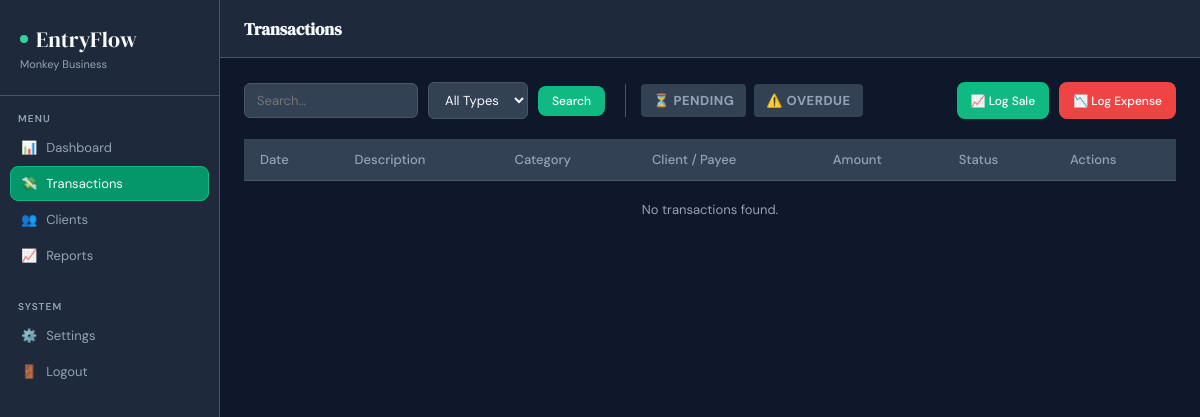
Before: /transactions.php (signed in) with the older database file.
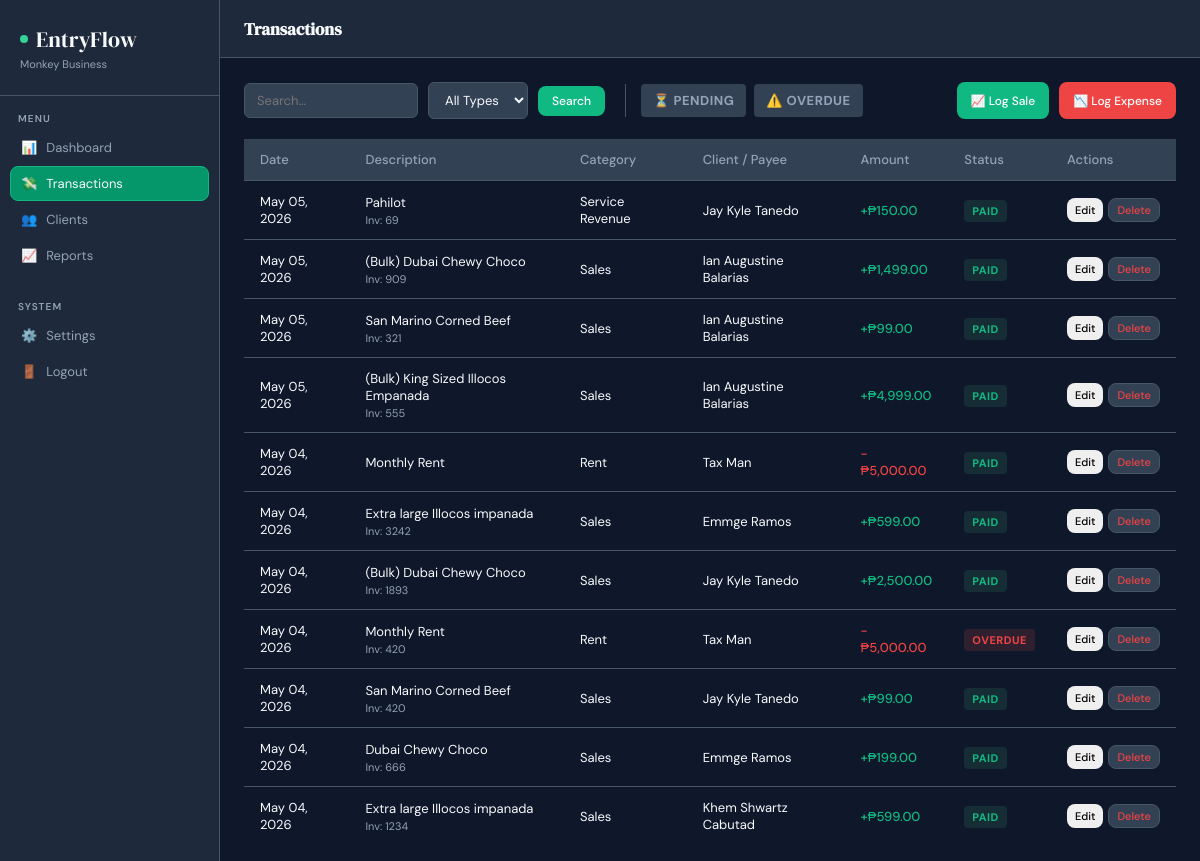
After: the same page with the newer database file.
### tables this page shows
CREATE TABLE `transactions` (
  `id` int(10) UNSIGNED NOT NULL,
  `user_id` int(10) UNSIGNED NOT NULL,
  `client_id` int(10) UNSIGNED DEFAULT NULL,
  `category_id` int(10) UNSIGNED DEFAULT NULL,
  `invoice_no` varchar(50) DEFAULT NULL,
  `description` varchar(255) NOT NULL,
  `amount` decimal(14,2) NOT NULL,
  `type` enum('income','expense') NOT NULL,
  `status` enum('paid','pending','overdue') NOT NULL DEFAULT 'pending',
  `transaction_date` date NOT NULL,
  `notes` text DEFAULT NULL,
  `created_at` datetime NOT NULL DEFAULT current_timestamp(),
  `updated_at` datetime NOT NULL DEFAULT current_timestamp() ON UPDATE current_timestamp()
);

CREATE TABLE `categories` (
  `id` int(10) UNSIGNED NOT NULL,
  `user_id` int(10) UNSIGNED DEFAULT NULL COMMENT 'NULL = global default',
  `name` varchar(100) NOT NULL,
  `type` enum('income','expense') NOT NULL,
  `is_default` tinyint(1) NOT NULL DEFAULT 0,
  `created_at` datetime NOT NULL DEFAULT current_timestamp(),
  `updated_at` datetime NOT NULL DEFAULT current_timestamp() ON UPDATE current_timestamp()
);

CREATE TABLE `clients` (
  `id` int(10) UNSIGNED NOT NULL,
  `user_id` int(10) UNSIGNED NOT NULL,
  `name` varchar(150) NOT NULL,
  `email` varchar(150) DEFAULT NULL,
  `phone` varchar(20) DEFAULT NULL,
  `address` text DEFAULT NULL,
  `notes` text DEFAULT NULL,
  `created_at` datetime NOT NULL DEFAULT current_timestamp(),
  `updated_at` datetime NOT NULL DEFAULT current_timestamp() ON UPDATE current_timestamp()
);

### transactions.php (the view, shortened to what the changed rows need)
<?php
$db = getDB();
$userId = (int)$_SESSION['user_id'];
$query = "
    SELECT t.*, c.name AS client_name, cat.name AS category_name
    FROM transactions t
    LEFT JOIN clients c ON c.id = t.client_id
    LEFT JOIN categories cat ON cat.id = t.category_id
    WHERE t.user_id = $userId
";
$query .= " ORDER BY t.transaction_date DESC, t.id DESC";
$transactions = $db->query($query)->fetch_all(MYSQLI_ASSOC);
include 'includes/header.php';
?>
<div class="table-responsive">
    <table class="table">
        <thead>
            <tr>
                <th>Date</th>
                <th>Description</th>
                <th>Category</th>
                <th>Client / Payee</th>
                <th>Amount</th>
                <th>Status</th>
                <th>Actions</th>
            </tr>
        </thead>
        <tbody>
            <?php if (empty($transactions)): ?>
                <tr><td colspan="7" style="text-align: center; padding: 20px; color: var(--text-muted);">No transactions found.</td></tr>
            <?php else: ?>
                <?php foreach ($transactions as $tx): ?>
                    <tr>
                        <td><?= date('M d, Y', strtotime($tx['transaction_date'])) ?></td>
                        <td class="tdn">
                            <?= htmlspecialchars($tx['description']) ?>
                            <?php if (!empty($tx['invoice_no'])): ?>
                                <div class="tds">Inv: <?= htmlspecialchars($tx['invoice_no']) ?></div>
                            <?php endif; ?>
                        </td>
                        <td><?= htmlspecialchars($tx['category_name'] ?? '—') ?></td>
                        <td><?= htmlspecialchars($tx['client_name'] ?? '—') ?></td>
                        <td class="<?= $tx['type'] === 'income' ? 'ap' : 'an' ?>">
                            <?= $tx['type'] === 'income' ? '+' : '-' ?><?= $sym ?><?= number_format($tx['amount'], 2) ?>
                        </td>
                        <td>
                            <?php
                                $statusClass = '';
                                if ($tx['status'] === 'paid') $statusClass = 'bp2';
                                elseif ($tx['status'] === 'pending') $statusClass = 'bpd';
                                else $statusClass = 'bod';
                            ?>
                            <span class="badge <?= $statusClass ?>"><?= ucfirst($tx['status']) ?></span>
                        </td>
                        <td>
                            <div style="display: flex; gap: 5px;">
                                <button class="btn" style="padding: 4px 8px; font-size: 11px;"
                                    onclick="editTransaction(this)"
                                    data-id="<?= $tx['id'] ?>"
                                    data-desc="<?= htmlspecialchars($tx['description']) ?>"
                                    data-inv="<?= htmlspecialchars($tx['invoice_no'] ?? '') ?>"
                                    data-amount="<?= $tx['amount'] ?>"
                                    data-type="<?= $tx['type'] ?>"
                                    data-cat="<?= $tx['category_id'] ?? '' ?>"
                                    data-client="<?= $tx['client_id'] ?? '' ?>"
                                    data-date="<?= $tx['transaction_date'] ?>"
                                    data-status="<?= $tx['status'] ?>"
                                    data-notes="<?= htmlspecialchars($tx['notes'] ?? '') ?>"
                                >Edit</button>
                                <button class="btn btn-danger" style="padding: 4px 8px; font-size: 11px;"
                                    onclick="confirmDelete('transaction', <?= $tx['id'] ?>)">Delete</button>
                            </div>
                        </td>
                    </tr>
                <?php endforeach; ?>
            <?php endif; ?>
        </tbody>
    </table>
</div>
<?php include 'includes/footer.php'; ?>

Changed rows visible on the page:
added transactions: transaction_date "May 05, 2026", description "Pahilot", invoice_no "69", category.name "Service Revenue", client.name "Jay Kyle Tanedo", user.currency "₱", amount "150.00", status "PAID"
added transactions: transaction_date "May 05, 2026", description "(Bulk) Dubai Chewy Choco", invoice_no "909", category.name "Sales", client.name "Ian Augustine Balarias", user.currency "₱", amount "1,499.00", status "PAID"
added transactions: transaction_date "May 05, 2026", description "San Marino Corned Beef", invoice_no "321", category.name "Sales", client.name "Ian Augustine Balarias", user.currency "₱", amount "99.00", status "PAID"
added transactions: transaction_date "May 05, 2026", description "(Bulk) King Sized Illocos Empanada", invoice_no "555", category.name "Sales", client.name "Ian Augustine Balarias", user.currency "₱", amount "4,999.00", status "PAID"
added transactions: transaction_date "May 04, 2026", description "Monthly Rent", category.name "Rent", client.name "Tax Man", user.currency "₱", amount "5,000.00", status "PAID", type "expense" (drawn)
added transactions: transaction_date "May 04, 2026", description "Extra large Illocos impanada", invoice_no "3242", category.name "Sales", client.name "Emmge Ramos", user.currency "₱", amount "599.00", status "PAID"
added transactions: transaction_date "May 04, 2026", description "(Bulk) Dubai Chewy Choco", invoice_no "1893", category.name "Sales", client.name "Jay Kyle Tanedo", user.currency "₱", amount "2,500.00", status "PAID"
added transactions: transaction_date "May 04, 2026", description "Monthly Rent", invoice_no "420", category.name "Rent", client.name "Tax Man", user.currency "₱", amount "5,000.00", status "OVERDUE", type "expense" (drawn)
added transactions: transaction_date "May 04, 2026", description "San Marino Corned Beef", invoice_no "420", category.name "Sales", client.name "Jay Kyle Tanedo", user.currency "₱", amount "99.00", status "PAID"
added transactions: transaction_date "May 04, 2026", description "Dubai Chewy Choco", invoice_no "666", category.name "Sales", client.name "Emmge Ramos", user.currency "₱", amount "199.00", status "PAID"
added transactions: transaction_date "May 04, 2026", description "Extra large Illocos impanada", invoice_no "1234", category.name "Sales", client.name "Khem Shwartz Cabutad", user.currency "₱", amount "599.00", status "PAID"
Other visible differences:
text no longer shown: "No transactions found."
